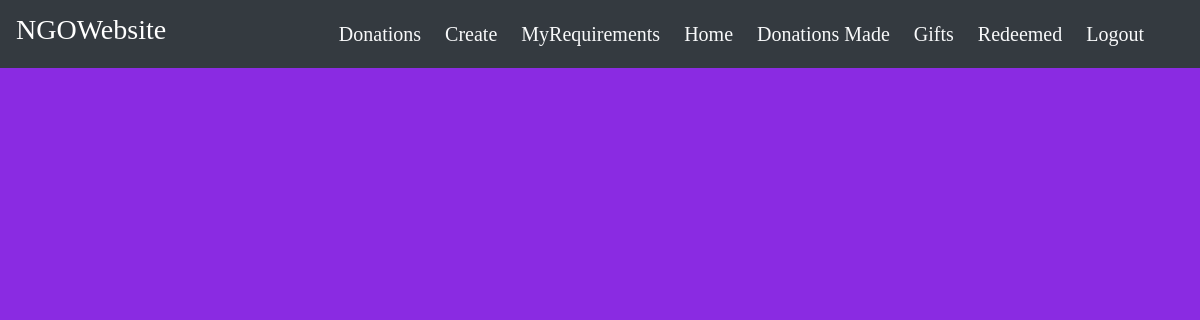
Page /redeemed_gifts/ (signed in) on the earlier database version.
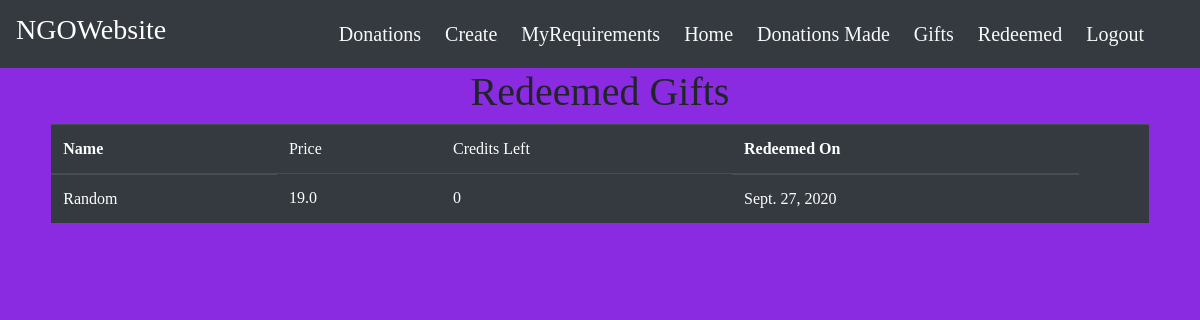
Same page on the later database version.
### main/models.py (models this page shows, shortened)
class Redeemed(models.Model):
    redeemed_by = models.ForeignKey(User, on_delete=models.CASCADE)
    gift = models.ForeignKey(Gifts, on_delete=models.CASCADE)
    redeemed_on = models.DateField(default=timezone.now)

class Gifts(models.Model):
    image = models.ImageField(default='default.png', upload_to='images/')
    name = models.CharField(max_length=150)
    description = models.CharField(max_length=250,blank=True)
    price = models.FloatField()

class User(AbstractUser):
    mobile_number = models.CharField(max_length=10)
    address = models.CharField(max_length=150)
    city =  models.CharField(max_length=50)
    pincode = models.CharField(max_length=10)
    is_NGO = models.BooleanField(default=False)
    is_Donor = models.BooleanField(default=False)
    credit = models.IntegerField(default=0)

### main/views.py (the view)
# urls.py: path('redeemed_gifts/', views.redeemed_gifts, name='redeemed_gifts'),
@login_required
def redeemed_gifts(request):
    redeemed_gifts = Redeemed.objects.filter(redeemed_by=request.user)
    context = {
        'redeemed_gifts' : redeemed_gifts
    }
    return render(request, 'main/redeemed_gifts.html', context)

### main/templates/main/redeemed_gifts.html
{% extends "main/layout.html" %}
{% block content %}
<div class="list">
    {% if redeemed_gifts %}
    <h1 class="text-center">Redeemed Gifts</h1>
    <div class="row">
        <div class="col-sm-11 m-auto">
            <div class="table-responsive">
                <table class="table table-dark">
                    <thead>
                    <tr>
                        <th scope="col">Name</th>
                        <td scope="col">Price</td>
                        <td scope="col">Credits Left</td>
                        <th scope="col">Redeemed On</th>
                        <td></td>
                    </tr>
                    </thead>
                    <tbody>
                        {% for gift in redeemed_gifts %}
                    <tr>
                        <td>{{ gift.gift.name }}</td>
                        <td>{{ gift.gift.price }}</td>
                        <td>{{ gift.redeemed_by.credit }}</td>
                        <td>{{ gift.redeemed_on }}</td>
                    </tr>
                        {% endfor %}
                    </tbody>
                </table>
            </div>
        </div>
    </div>
    {% endif %}
</div>
{% endblock content %}

Differences in the rows shown:
added Redeemed: gift.name "Random", gift.price "19.0", redeemed_by.credit "0", redeemed_on "Sept. 27, 2020"
Other differences:
text now shown: "Redeemed Gifts Name Price Credits Left Redeemed On"
